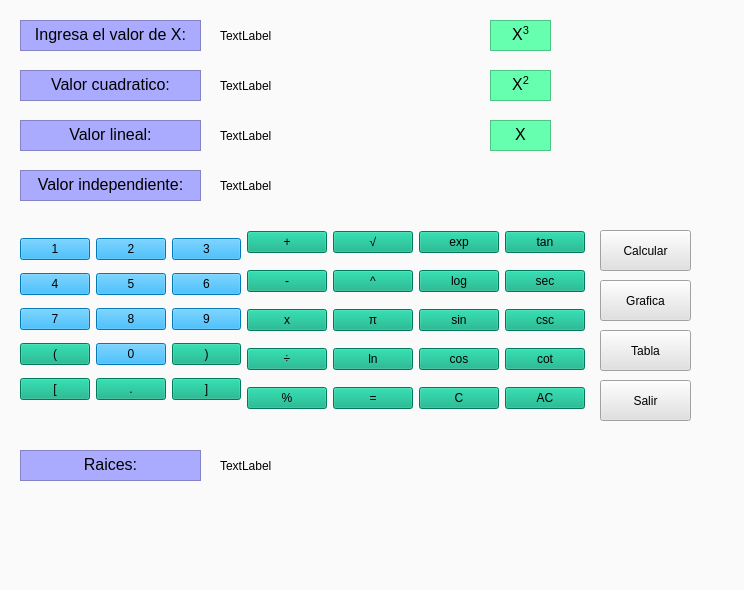
<?xml version="1.0" encoding="UTF-8"?>
<ui version="4.0">
 <class>Form</class>
 <widget class="QWidget" name="Form">
  <property name="geometry">
   <rect>
    <x>0</x>
    <y>0</y>
    <width>744</width>
    <height>590</height>
   </rect>
  </property>
  <property name="windowTitle">
   <string>polinomios</string>
  </property>
  <property name="styleSheet">
   <string notr="true">background-color: rgb(250, 250, 250);</string>
  </property>
  <widget class="QTextEdit" name="BotonValor">
   <property name="geometry">
    <rect>
     <x>20</x>
     <y>20</y>
     <width>181</width>
     <height>31</height>
    </rect>
   </property>
   <property name="styleSheet">
    <string notr="true">font: 12pt &quot;Arial&quot;;
background-color: rgb(170, 170, 255);</string>
   </property>
   <property name="html">
    <string>&lt;!DOCTYPE HTML PUBLIC &quot;-//W3C//DTD HTML 4.0//EN&quot; &quot;http://www.w3.org/TR/REC-html40/strict.dtd&quot;&gt;
&lt;html&gt;&lt;head&gt;&lt;meta name=&quot;qrichtext&quot; content=&quot;1&quot; /&gt;&lt;style type=&quot;text/css&quot;&gt;
p, li { white-space: pre-wrap; }
&lt;/style&gt;&lt;/head&gt;&lt;body style=&quot; font-family:'Arial'; font-size:12pt; font-weight:400; font-style:normal;&quot;&gt;
&lt;p align=&quot;center&quot; style=&quot; margin-top:0px; margin-bottom:0px; margin-left:0px; margin-right:0px; -qt-block-indent:0; text-indent:0px;&quot;&gt;Ingresa el valor de X:&lt;/p&gt;&lt;/body&gt;&lt;/html&gt;</string>
   </property>
  </widget>
  <widget class="QTextEdit" name="BotonValorCu">
   <property name="geometry">
    <rect>
     <x>20</x>
     <y>70</y>
     <width>181</width>
     <height>31</height>
    </rect>
   </property>
   <property name="styleSheet">
    <string notr="true">font: 12pt &quot;Arial&quot;;
background-color: rgb(170, 170, 255);</string>
   </property>
   <property name="html">
    <string>&lt;!DOCTYPE HTML PUBLIC &quot;-//W3C//DTD HTML 4.0//EN&quot; &quot;http://www.w3.org/TR/REC-html40/strict.dtd&quot;&gt;
&lt;html&gt;&lt;head&gt;&lt;meta name=&quot;qrichtext&quot; content=&quot;1&quot; /&gt;&lt;style type=&quot;text/css&quot;&gt;
p, li { white-space: pre-wrap; }
&lt;/style&gt;&lt;/head&gt;&lt;body style=&quot; font-family:'Arial'; font-size:12pt; font-weight:400; font-style:normal;&quot;&gt;
&lt;p align=&quot;center&quot; style=&quot; margin-top:0px; margin-bottom:0px; margin-left:0px; margin-right:0px; -qt-block-indent:0; text-indent:0px;&quot;&gt;Valor cuadratico:&lt;/p&gt;&lt;/body&gt;&lt;/html&gt;</string>
   </property>
  </widget>
  <widget class="QTextEdit" name="BotonValorLi">
   <property name="geometry">
    <rect>
     <x>20</x>
     <y>120</y>
     <width>181</width>
     <height>31</height>
    </rect>
   </property>
   <property name="styleSheet">
    <string notr="true">font: 12pt &quot;Arial&quot;;
background-color: rgb(170, 170, 255);</string>
   </property>
   <property name="html">
    <string>&lt;!DOCTYPE HTML PUBLIC &quot;-//W3C//DTD HTML 4.0//EN&quot; &quot;http://www.w3.org/TR/REC-html40/strict.dtd&quot;&gt;
&lt;html&gt;&lt;head&gt;&lt;meta name=&quot;qrichtext&quot; content=&quot;1&quot; /&gt;&lt;style type=&quot;text/css&quot;&gt;
p, li { white-space: pre-wrap; }
&lt;/style&gt;&lt;/head&gt;&lt;body style=&quot; font-family:'Arial'; font-size:12pt; font-weight:400; font-style:normal;&quot;&gt;
&lt;p align=&quot;center&quot; style=&quot; margin-top:0px; margin-bottom:0px; margin-left:0px; margin-right:0px; -qt-block-indent:0; text-indent:0px;&quot;&gt;Valor lineal:&lt;/p&gt;&lt;/body&gt;&lt;/html&gt;</string>
   </property>
  </widget>
  <widget class="QTextEdit" name="BotonValorIn">
   <property name="geometry">
    <rect>
     <x>20</x>
     <y>170</y>
     <width>181</width>
     <height>31</height>
    </rect>
   </property>
   <property name="styleSheet">
    <string notr="true">font: 12pt &quot;Arial&quot;;
background-color: rgb(170, 170, 255);</string>
   </property>
   <property name="html">
    <string>&lt;!DOCTYPE HTML PUBLIC &quot;-//W3C//DTD HTML 4.0//EN&quot; &quot;http://www.w3.org/TR/REC-html40/strict.dtd&quot;&gt;
&lt;html&gt;&lt;head&gt;&lt;meta name=&quot;qrichtext&quot; content=&quot;1&quot; /&gt;&lt;style type=&quot;text/css&quot;&gt;
p, li { white-space: pre-wrap; }
&lt;/style&gt;&lt;/head&gt;&lt;body style=&quot; font-family:'Arial'; font-size:12pt; font-weight:400; font-style:normal;&quot;&gt;
&lt;p align=&quot;center&quot; style=&quot; margin-top:0px; margin-bottom:0px; margin-left:0px; margin-right:0px; -qt-block-indent:0; text-indent:0px;&quot;&gt;Valor independiente:&lt;/p&gt;&lt;/body&gt;&lt;/html&gt;</string>
   </property>
  </widget>
  <widget class="QTextEdit" name="x3">
   <property name="geometry">
    <rect>
     <x>490</x>
     <y>20</y>
     <width>61</width>
     <height>31</height>
    </rect>
   </property>
   <property name="styleSheet">
    <string notr="true">font: 12pt &quot;Arial&quot;;

background-color: rgb(101, 255, 175);</string>
   </property>
   <property name="html">
    <string>&lt;!DOCTYPE HTML PUBLIC &quot;-//W3C//DTD HTML 4.0//EN&quot; &quot;http://www.w3.org/TR/REC-html40/strict.dtd&quot;&gt;
&lt;html&gt;&lt;head&gt;&lt;meta name=&quot;qrichtext&quot; content=&quot;1&quot; /&gt;&lt;style type=&quot;text/css&quot;&gt;
p, li { white-space: pre-wrap; }
&lt;/style&gt;&lt;/head&gt;&lt;body style=&quot; font-family:'Arial'; font-size:12pt; font-weight:400; font-style:normal;&quot;&gt;
&lt;p align=&quot;center&quot; style=&quot; margin-top:0px; margin-bottom:0px; margin-left:0px; margin-right:0px; -qt-block-indent:0; text-indent:0px;&quot;&gt;X&lt;span style=&quot; vertical-align:super;&quot;&gt;3&lt;/span&gt;&lt;/p&gt;&lt;/body&gt;&lt;/html&gt;</string>
   </property>
  </widget>
  <widget class="QTextEdit" name="x2">
   <property name="geometry">
    <rect>
     <x>490</x>
     <y>70</y>
     <width>61</width>
     <height>31</height>
    </rect>
   </property>
   <property name="styleSheet">
    <string notr="true">font: 12pt &quot;Arial&quot;;

background-color: rgb(101, 255, 175);</string>
   </property>
   <property name="html">
    <string>&lt;!DOCTYPE HTML PUBLIC &quot;-//W3C//DTD HTML 4.0//EN&quot; &quot;http://www.w3.org/TR/REC-html40/strict.dtd&quot;&gt;
&lt;html&gt;&lt;head&gt;&lt;meta name=&quot;qrichtext&quot; content=&quot;1&quot; /&gt;&lt;style type=&quot;text/css&quot;&gt;
p, li { white-space: pre-wrap; }
&lt;/style&gt;&lt;/head&gt;&lt;body style=&quot; font-family:'Arial'; font-size:12pt; font-weight:400; font-style:normal;&quot;&gt;
&lt;p align=&quot;center&quot; style=&quot; margin-top:0px; margin-bottom:0px; margin-left:0px; margin-right:0px; -qt-block-indent:0; text-indent:0px;&quot;&gt;X&lt;span style=&quot; vertical-align:super;&quot;&gt;2&lt;/span&gt;&lt;/p&gt;&lt;/body&gt;&lt;/html&gt;</string>
   </property>
  </widget>
  <widget class="QTextEdit" name="x">
   <property name="geometry">
    <rect>
     <x>490</x>
     <y>120</y>
     <width>61</width>
     <height>31</height>
    </rect>
   </property>
   <property name="styleSheet">
    <string notr="true">font: 12pt &quot;Arial&quot;;

background-color: rgb(101, 255, 175);</string>
   </property>
   <property name="html">
    <string>&lt;!DOCTYPE HTML PUBLIC &quot;-//W3C//DTD HTML 4.0//EN&quot; &quot;http://www.w3.org/TR/REC-html40/strict.dtd&quot;&gt;
&lt;html&gt;&lt;head&gt;&lt;meta name=&quot;qrichtext&quot; content=&quot;1&quot; /&gt;&lt;style type=&quot;text/css&quot;&gt;
p, li { white-space: pre-wrap; }
&lt;/style&gt;&lt;/head&gt;&lt;body style=&quot; font-family:'Arial'; font-size:12pt; font-weight:400; font-style:normal;&quot;&gt;
&lt;p align=&quot;center&quot; style=&quot; margin-top:0px; margin-bottom:0px; margin-left:0px; margin-right:0px; -qt-block-indent:0; text-indent:0px;&quot;&gt;X&lt;/p&gt;&lt;/body&gt;&lt;/html&gt;</string>
   </property>
  </widget>
  <widget class="QWidget" name="layoutWidget">
   <property name="geometry">
    <rect>
     <x>20</x>
     <y>220</y>
     <width>565</width>
     <height>203</height>
    </rect>
   </property>
   <layout class="QGridLayout" name="gridLayout_2">
    <item row="0" column="0" rowspan="5">
     <layout class="QGridLayout" name="gridLayout">
      <item row="0" column="0">
       <widget class="QPushButton" name="botonUno">
        <property name="styleSheet">
         <string notr="true">background-color: rgb(0, 170, 255);
font: 87 14pt &quot;Arial Black&quot;;</string>
        </property>
        <property name="text">
         <string>1</string>
        </property>
        <property name="shortcut">
         <string>1</string>
        </property>
       </widget>
      </item>
      <item row="0" column="1">
       <widget class="QPushButton" name="botonDos">
        <property name="styleSheet">
         <string notr="true">background-color: rgb(0, 170, 255);
font: 87 14pt &quot;Arial Black&quot;;</string>
        </property>
        <property name="text">
         <string>2</string>
        </property>
        <property name="shortcut">
         <string>2</string>
        </property>
       </widget>
      </item>
      <item row="0" column="2">
       <widget class="QPushButton" name="botonTres">
        <property name="styleSheet">
         <string notr="true">background-color: rgb(0, 170, 255);
font: 87 14pt &quot;Arial Black&quot;;</string>
        </property>
        <property name="text">
         <string>3</string>
        </property>
        <property name="shortcut">
         <string>3</string>
        </property>
       </widget>
      </item>
      <item row="1" column="0">
       <widget class="QPushButton" name="botonCuatro">
        <property name="styleSheet">
         <string notr="true">background-color: rgb(0, 170, 255);
font: 87 14pt &quot;Arial Black&quot;;</string>
        </property>
        <property name="text">
         <string>4</string>
        </property>
        <property name="shortcut">
         <string>4</string>
        </property>
       </widget>
      </item>
      <item row="1" column="1">
       <widget class="QPushButton" name="botonCinco">
        <property name="styleSheet">
         <string notr="true">background-color: rgb(0, 170, 255);
font: 87 14pt &quot;Arial Black&quot;;</string>
        </property>
        <property name="text">
         <string>5</string>
        </property>
        <property name="shortcut">
         <string>5</string>
        </property>
       </widget>
      </item>
      <item row="1" column="2">
       <widget class="QPushButton" name="botonSeis">
        <property name="styleSheet">
         <string notr="true">background-color: rgb(0, 170, 255);
font: 87 14pt &quot;Arial Black&quot;;</string>
        </property>
        <property name="text">
         <string>6</string>
        </property>
        <property name="shortcut">
         <string>6</string>
        </property>
       </widget>
      </item>
      <item row="2" column="0">
       <widget class="QPushButton" name="botonSiete">
        <property name="styleSheet">
         <string notr="true">background-color: rgb(0, 170, 255);
font: 87 14pt &quot;Arial Black&quot;;</string>
        </property>
        <property name="text">
         <string>7</string>
        </property>
        <property name="shortcut">
         <string>7</string>
        </property>
       </widget>
      </item>
      <item row="2" column="1">
       <widget class="QPushButton" name="botonOcho">
        <property name="styleSheet">
         <string notr="true">background-color: rgb(0, 170, 255);
font: 87 14pt &quot;Arial Black&quot;;</string>
        </property>
        <property name="text">
         <string>8</string>
        </property>
        <property name="shortcut">
         <string>8</string>
        </property>
       </widget>
      </item>
      <item row="2" column="2">
       <widget class="QPushButton" name="botonNueve">
        <property name="styleSheet">
         <string notr="true">background-color: rgb(0, 170, 255);
font: 87 14pt &quot;Arial Black&quot;;</string>
        </property>
        <property name="text">
         <string>9</string>
        </property>
        <property name="shortcut">
         <string>9</string>
        </property>
       </widget>
      </item>
      <item row="3" column="0">
       <widget class="QPushButton" name="botonCabierto">
        <property name="styleSheet">
         <string notr="true">font: 87 14pt &quot;Arial Black&quot;;
background-color: rgb(0, 170, 127);</string>
        </property>
        <property name="text">
         <string>(</string>
        </property>
        <property name="shortcut">
         <string>(</string>
        </property>
       </widget>
      </item>
      <item row="3" column="1">
       <widget class="QPushButton" name="botonCero">
        <property name="styleSheet">
         <string notr="true">background-color: rgb(0, 170, 255);
font: 87 14pt &quot;Arial Black&quot;;</string>
        </property>
        <property name="text">
         <string>0</string>
        </property>
        <property name="shortcut">
         <string>0</string>
        </property>
       </widget>
      </item>
      <item row="3" column="2">
       <widget class="QPushButton" name="botonCerrado">
        <property name="styleSheet">
         <string notr="true">background-color: rgb(0, 170, 127);
font: 87 14pt &quot;Arial Black&quot;;</string>
        </property>
        <property name="text">
         <string>)</string>
        </property>
        <property name="shortcut">
         <string>)</string>
        </property>
       </widget>
      </item>
      <item row="4" column="0">
       <widget class="QPushButton" name="botonCabierto_2">
        <property name="styleSheet">
         <string notr="true">font: 87 14pt &quot;Arial Black&quot;;
background-color: rgb(0, 170, 127);</string>
        </property>
        <property name="text">
         <string>[</string>
        </property>
        <property name="shortcut">
         <string>(</string>
        </property>
       </widget>
      </item>
      <item row="4" column="1">
       <widget class="QPushButton" name="botonPunto">
        <property name="styleSheet">
         <string notr="true">background-color: rgb(0, 170, 127);
font: 87 14pt &quot;Arial Black&quot;;</string>
        </property>
        <property name="text">
         <string>.</string>
        </property>
        <property name="shortcut">
         <string>.</string>
        </property>
       </widget>
      </item>
      <item row="4" column="2">
       <widget class="QPushButton" name="botonCabierto_3">
        <property name="styleSheet">
         <string notr="true">font: 87 14pt &quot;Arial Black&quot;;
background-color: rgb(0, 170, 127);</string>
        </property>
        <property name="text">
         <string>]</string>
        </property>
        <property name="shortcut">
         <string>(</string>
        </property>
       </widget>
      </item>
     </layout>
    </item>
    <item row="0" column="1">
     <widget class="QPushButton" name="botonMas">
      <property name="styleSheet">
       <string notr="true">font: 87 14pt &quot;Arial Black&quot;;
background-color: rgb(0, 170, 127);</string>
      </property>
      <property name="text">
       <string>+</string>
      </property>
      <property name="shortcut">
       <string>+</string>
      </property>
     </widget>
    </item>
    <item row="0" column="2">
     <widget class="QPushButton" name="botonMas_2">
      <property name="styleSheet">
       <string notr="true">font: 75 14pt &quot;Arial&quot;;
background-color: rgb(0, 170, 127);</string>
      </property>
      <property name="text">
       <string>√</string>
      </property>
      <property name="shortcut">
       <string>+</string>
      </property>
     </widget>
    </item>
    <item row="0" column="3">
     <widget class="QPushButton" name="botonMas_3">
      <property name="styleSheet">
       <string notr="true">font: 12pt &quot;Arial&quot;;
background-color: rgb(0, 170, 127);</string>
      </property>
      <property name="text">
       <string>exp</string>
      </property>
      <property name="shortcut">
       <string>+</string>
      </property>
     </widget>
    </item>
    <item row="0" column="4">
     <widget class="QPushButton" name="botonMas_11">
      <property name="styleSheet">
       <string notr="true">font: 12pt &quot;Arial&quot;;
background-color: rgb(0, 170, 127);</string>
      </property>
      <property name="text">
       <string>tan</string>
      </property>
      <property name="shortcut">
       <string>+</string>
      </property>
     </widget>
    </item>
    <item row="1" column="1">
     <widget class="QPushButton" name="botonMenos">
      <property name="styleSheet">
       <string notr="true">font: 87 14pt &quot;Arial Black&quot;;
background-color: rgb(0, 170, 127);</string>
      </property>
      <property name="text">
       <string>-</string>
      </property>
      <property name="shortcut">
       <string>-</string>
      </property>
     </widget>
    </item>
    <item row="1" column="2">
     <widget class="QPushButton" name="botonMas_4">
      <property name="styleSheet">
       <string notr="true">font: 87 14pt &quot;Arial Black&quot;;
background-color: rgb(0, 170, 127);</string>
      </property>
      <property name="text">
       <string>^</string>
      </property>
      <property name="shortcut">
       <string>+</string>
      </property>
     </widget>
    </item>
    <item row="1" column="3">
     <widget class="QPushButton" name="botonMas_8">
      <property name="styleSheet">
       <string notr="true">font: 12pt &quot;Arial&quot;;
background-color: rgb(0, 170, 127);</string>
      </property>
      <property name="text">
       <string>log</string>
      </property>
      <property name="shortcut">
       <string>+</string>
      </property>
     </widget>
    </item>
    <item row="1" column="4">
     <widget class="QPushButton" name="botonMas_12">
      <property name="styleSheet">
       <string notr="true">font: 12pt &quot;Arial&quot;;
background-color: rgb(0, 170, 127);</string>
      </property>
      <property name="text">
       <string>sec</string>
      </property>
      <property name="shortcut">
       <string>+</string>
      </property>
     </widget>
    </item>
    <item row="2" column="1">
     <widget class="QPushButton" name="BotonMulti">
      <property name="styleSheet">
       <string notr="true">background-color: rgb(0, 170, 127);
font: 87 14pt &quot;Arial Black&quot;;</string>
      </property>
      <property name="text">
       <string>x</string>
      </property>
      <property name="shortcut">
       <string>*</string>
      </property>
     </widget>
    </item>
    <item row="2" column="2">
     <widget class="QPushButton" name="botonMas_7">
      <property name="styleSheet">
       <string notr="true">font: 87 14pt &quot;Arial Black&quot;;
background-color: rgb(0, 170, 127);</string>
      </property>
      <property name="text">
       <string>π</string>
      </property>
      <property name="shortcut">
       <string>+</string>
      </property>
     </widget>
    </item>
    <item row="2" column="3">
     <widget class="QPushButton" name="botonMas_9">
      <property name="styleSheet">
       <string notr="true">font: 12pt &quot;Arial&quot;;
background-color: rgb(0, 170, 127);</string>
      </property>
      <property name="text">
       <string>sin</string>
      </property>
      <property name="shortcut">
       <string>+</string>
      </property>
     </widget>
    </item>
    <item row="2" column="4">
     <widget class="QPushButton" name="botonMas_13">
      <property name="styleSheet">
       <string notr="true">font: 12pt &quot;Arial&quot;;
background-color: rgb(0, 170, 127);</string>
      </property>
      <property name="text">
       <string>csc</string>
      </property>
      <property name="shortcut">
       <string>+</string>
      </property>
     </widget>
    </item>
    <item row="3" column="1">
     <widget class="QPushButton" name="botonDivision">
      <property name="styleSheet">
       <string notr="true">font: 87 14pt &quot;Arial Black&quot;;
background-color: rgb(0, 170, 127);</string>
      </property>
      <property name="text">
       <string>÷</string>
      </property>
      <property name="shortcut">
       <string>/</string>
      </property>
     </widget>
    </item>
    <item row="3" column="2">
     <widget class="QPushButton" name="botonMas_5">
      <property name="styleSheet">
       <string notr="true">font: 12pt &quot;Arial&quot;;
background-color: rgb(0, 170, 127);</string>
      </property>
      <property name="text">
       <string>ln</string>
      </property>
      <property name="shortcut">
       <string>+</string>
      </property>
     </widget>
    </item>
    <item row="3" column="3">
     <widget class="QPushButton" name="botonMas_10">
      <property name="styleSheet">
       <string notr="true">font: 12pt &quot;Arial&quot;;
background-color: rgb(0, 170, 127);</string>
      </property>
      <property name="text">
       <string>cos</string>
      </property>
      <property name="shortcut">
       <string>+</string>
      </property>
     </widget>
    </item>
    <item row="3" column="4">
     <widget class="QPushButton" name="botonMas_14">
      <property name="styleSheet">
       <string notr="true">font: 12pt &quot;Arial&quot;;
background-color: rgb(0, 170, 127);</string>
      </property>
      <property name="text">
       <string>cot</string>
      </property>
      <property name="shortcut">
       <string>+</string>
      </property>
     </widget>
    </item>
    <item row="4" column="1">
     <widget class="QPushButton" name="botonPorcentaje">
      <property name="styleSheet">
       <string notr="true">font: 87 14pt &quot;Arial Black&quot;;
background-color: rgb(0, 170, 127);</string>
      </property>
      <property name="text">
       <string>%</string>
      </property>
      <property name="shortcut">
       <string>%</string>
      </property>
     </widget>
    </item>
    <item row="4" column="2">
     <widget class="QPushButton" name="botonMas_6">
      <property name="styleSheet">
       <string notr="true">font: 87 14pt &quot;Arial Black&quot;;
background-color: rgb(0, 170, 127);</string>
      </property>
      <property name="text">
       <string>=</string>
      </property>
      <property name="shortcut">
       <string>+</string>
      </property>
     </widget>
    </item>
    <item row="4" column="3">
     <widget class="QPushButton" name="BotonBorrar">
      <property name="styleSheet">
       <string notr="true">background-color: rgb(0, 170, 127);
font: 87 14pt &quot;Arial Black&quot;;</string>
      </property>
      <property name="text">
       <string>C</string>
      </property>
      <property name="shortcut">
       <string>Esc</string>
      </property>
     </widget>
    </item>
    <item row="4" column="4">
     <widget class="QPushButton" name="botonAC">
      <property name="styleSheet">
       <string notr="true">font: 87 14pt &quot;Arial Black&quot;;
background-color: rgb(0, 170, 127);</string>
      </property>
      <property name="text">
       <string>AC</string>
      </property>
     </widget>
    </item>
   </layout>
  </widget>
  <widget class="QTextEdit" name="Raices">
   <property name="geometry">
    <rect>
     <x>20</x>
     <y>450</y>
     <width>181</width>
     <height>31</height>
    </rect>
   </property>
   <property name="styleSheet">
    <string notr="true">font: 12pt &quot;Arial&quot;;
background-color: rgb(170, 170, 255);</string>
   </property>
   <property name="html">
    <string>&lt;!DOCTYPE HTML PUBLIC &quot;-//W3C//DTD HTML 4.0//EN&quot; &quot;http://www.w3.org/TR/REC-html40/strict.dtd&quot;&gt;
&lt;html&gt;&lt;head&gt;&lt;meta name=&quot;qrichtext&quot; content=&quot;1&quot; /&gt;&lt;style type=&quot;text/css&quot;&gt;
p, li { white-space: pre-wrap; }
&lt;/style&gt;&lt;/head&gt;&lt;body style=&quot; font-family:'Arial'; font-size:12pt; font-weight:400; font-style:normal;&quot;&gt;
&lt;p align=&quot;center&quot; style=&quot; margin-top:0px; margin-bottom:0px; margin-left:0px; margin-right:0px; -qt-block-indent:0; text-indent:0px;&quot;&gt;Raices:&lt;/p&gt;&lt;/body&gt;&lt;/html&gt;</string>
   </property>
  </widget>
  <widget class="QPushButton" name="pushButton_9">
   <property name="geometry">
    <rect>
     <x>600</x>
     <y>280</y>
     <width>91</width>
     <height>41</height>
    </rect>
   </property>
   <property name="styleSheet">
    <string notr="true">background-color: rgb(225, 225, 225);
font: 87 12pt &quot;Arial Black&quot;;</string>
   </property>
   <property name="text">
    <string>Grafica</string>
   </property>
  </widget>
  <widget class="QPushButton" name="pushButton_11">
   <property name="geometry">
    <rect>
     <x>600</x>
     <y>380</y>
     <width>91</width>
     <height>41</height>
    </rect>
   </property>
   <property name="styleSheet">
    <string notr="true">background-color: rgb(225, 225, 225);
font: 87 12pt &quot;Arial Black&quot;;</string>
   </property>
   <property name="text">
    <string>Salir</string>
   </property>
  </widget>
  <widget class="QPushButton" name="pushButton_10">
   <property name="geometry">
    <rect>
     <x>600</x>
     <y>330</y>
     <width>91</width>
     <height>41</height>
    </rect>
   </property>
   <property name="styleSheet">
    <string notr="true">background-color: rgb(225, 225, 225);
font: 87 12pt &quot;Arial Black&quot;;</string>
   </property>
   <property name="text">
    <string>Tabla</string>
   </property>
  </widget>
  <widget class="QPushButton" name="pushButton_12">
   <property name="geometry">
    <rect>
     <x>600</x>
     <y>230</y>
     <width>91</width>
     <height>41</height>
    </rect>
   </property>
   <property name="styleSheet">
    <string notr="true">background-color: rgb(225, 225, 225);
font: 87 12pt &quot;Arial Black&quot;;</string>
   </property>
   <property name="text">
    <string>Calcular</string>
   </property>
  </widget>
  <widget class="QLabel" name="label">
   <property name="geometry">
    <rect>
     <x>220</x>
     <y>20</y>
     <width>251</width>
     <height>31</height>
    </rect>
   </property>
   <property name="text">
    <string>TextLabel</string>
   </property>
  </widget>
  <widget class="QLabel" name="label_2">
   <property name="geometry">
    <rect>
     <x>220</x>
     <y>70</y>
     <width>251</width>
     <height>31</height>
    </rect>
   </property>
   <property name="text">
    <string>TextLabel</string>
   </property>
  </widget>
  <widget class="QLabel" name="label_3">
   <property name="geometry">
    <rect>
     <x>220</x>
     <y>120</y>
     <width>251</width>
     <height>31</height>
    </rect>
   </property>
   <property name="text">
    <string>TextLabel</string>
   </property>
  </widget>
  <widget class="QLabel" name="label_4">
   <property name="geometry">
    <rect>
     <x>220</x>
     <y>170</y>
     <width>251</width>
     <height>31</height>
    </rect>
   </property>
   <property name="text">
    <string>TextLabel</string>
   </property>
  </widget>
  <widget class="QLabel" name="label_5">
   <property name="geometry">
    <rect>
     <x>220</x>
     <y>450</y>
     <width>251</width>
     <height>31</height>
    </rect>
   </property>
   <property name="text">
    <string>TextLabel</string>
   </property>
  </widget>
 </widget>
 <resources/>
 <connections/>
</ui>
